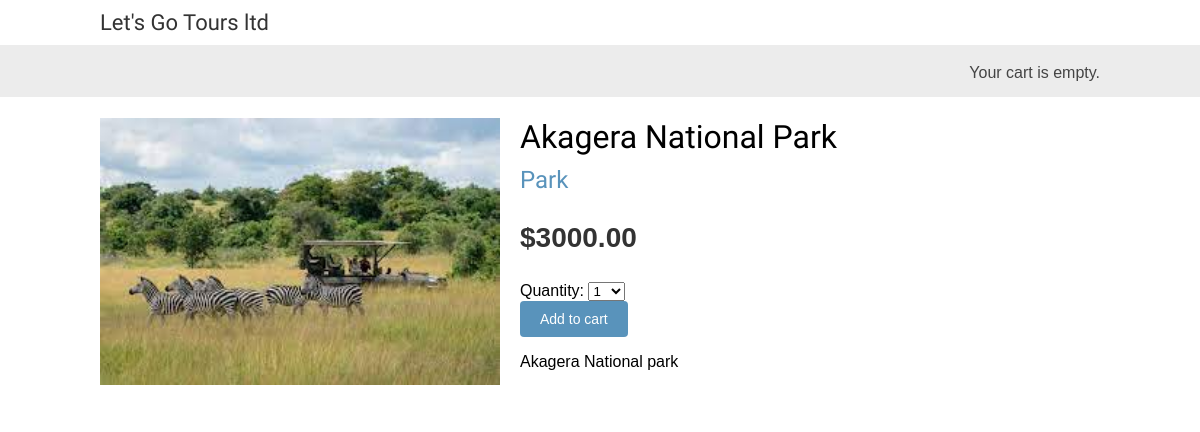
Page /1/akagera-national-park/ on the committed database.
### shop/models.py (models this page shows, shortened)
class Product(models.Model):
    category=models.ForeignKey(Category,
                               related_name='products',
                               on_delete=models.CASCADE)
    name=models.CharField(max_length=200)
    slug=models.SlugField(max_length=200)
    image=models.ImageField(upload_to='product/%Y/%m/%d',
                            blank=True)
    description=models.TextField(blank=True)
    price=models.DecimalField(max_digits=10,
                              decimal_places=2)
    available=models.BooleanField(default=True)
    created=models.DateTimeField(auto_now_add=True)
    updated=models.DateTimeField(auto_now=True)
    class Meta:
        ordering=['name']
        indexes=[
            models.Index(fields=['id','slug']),
            models.Index(fields=['name']),
            models.Index(fields=['-created'])
        ]

class Category(models.Model):
    name=models.CharField(max_length=200)
    slug=models.SlugField(max_length=200,
                          unique=True)
    class Meta:
        ordering=['name']
        indexes=[
            models.Index(fields=['name']),
        ]
        verbose_name='category'
        verbose_name_plural='categories'
    def __str__(self):
        return self.name
    def get_absolute_url(self):
        return reverse('shop:product_list_by_category',
                       args=[self.slug])

### shop/views.py (the view)
# urls.py: path('<int:id>/<slug:slug>/',views.product_detail,name='product_detail')
def product_detail(request,id,slug):
    product=get_object_or_404(Product,
                              id=id,
                              slug=slug,
                              available=True)
    cart_product_form=CartAddProductForm()
    return render(request,
                  'shop/product/detail.html',
                  {'product':product,
                   'cart_product_form':cart_product_form})

### cart/forms.py
class CartAddProductForm(forms.Form):
    quantity=forms.TypedChoiceField(
                                choices=PRODUCT_QUANTITY_CHOICES,coerce=int)
    override=forms.BooleanField(required=False,
                                initial=False,
                                widget=forms.HiddenInput)

### cart/cart.py (called while the page is built)
    def __len__(self):
        return sum(item['quantity'] for item in self.cart.values())

### cart/context_processor.py (called while the page is built)
def cart(request):
    return{'cart': Cart(request)}

### shop/templates/shop/product/detail.html (shortened to what this page needs)
{% extends "shop/base.html" %}
{% load static %}
{% block content %}
 <div class="product-detail">
 <img src="{% if product.image %}{{ product.image.url }}{% else %}
 {% static "img/no_image.png" %}{% endif %}">
 <h1>{{ product.name }}</h1>
 <h2>
 <a href="{{ product.category.get_absolute_url }}">
 {{ product.category }}
 </a>
 </h2>
 <p class="price">${{ product.price }}</p>
 <form action="{% url "cart:cart_add" product.id %}" method="post">
    {{ cart_product_form }}
    <input type="submit" value="Add to cart">
   </form>
 {{ product.description|linebreaks }}
 </div>
{% endblock %}

### shop/static/css/base.css (style rules this page uses)
body { margin:0; padding:0; font-family:helvetica, sans-serif; }
h1, h2, h3, h4, h5 , h6 { font-family: 'Ubuntu', sans-serif; font-weight:normal; }
a { text-decoration:none; color:#5993bb; }
a.button, input[type="submit"] { color:#fff; background:#5993bb; border-radius:4px; padding:10px 20px; font-size:14px; border:0; }
.product-detail { text-align:justify; }
.product-detail .price { color:#333; font-size:28px; font-weight:bold; }
.product-detail img { width:40%; float:left; padding:0 20px 20px 0; }
.product-detail h1 { margin-bottom:0; }
.product-detail h2 { margin-top:10px; }

### rows in the picture
Product: image (picture), name "Akagera National Park", category "Park", price "3000.00", description "Akagera National park"
